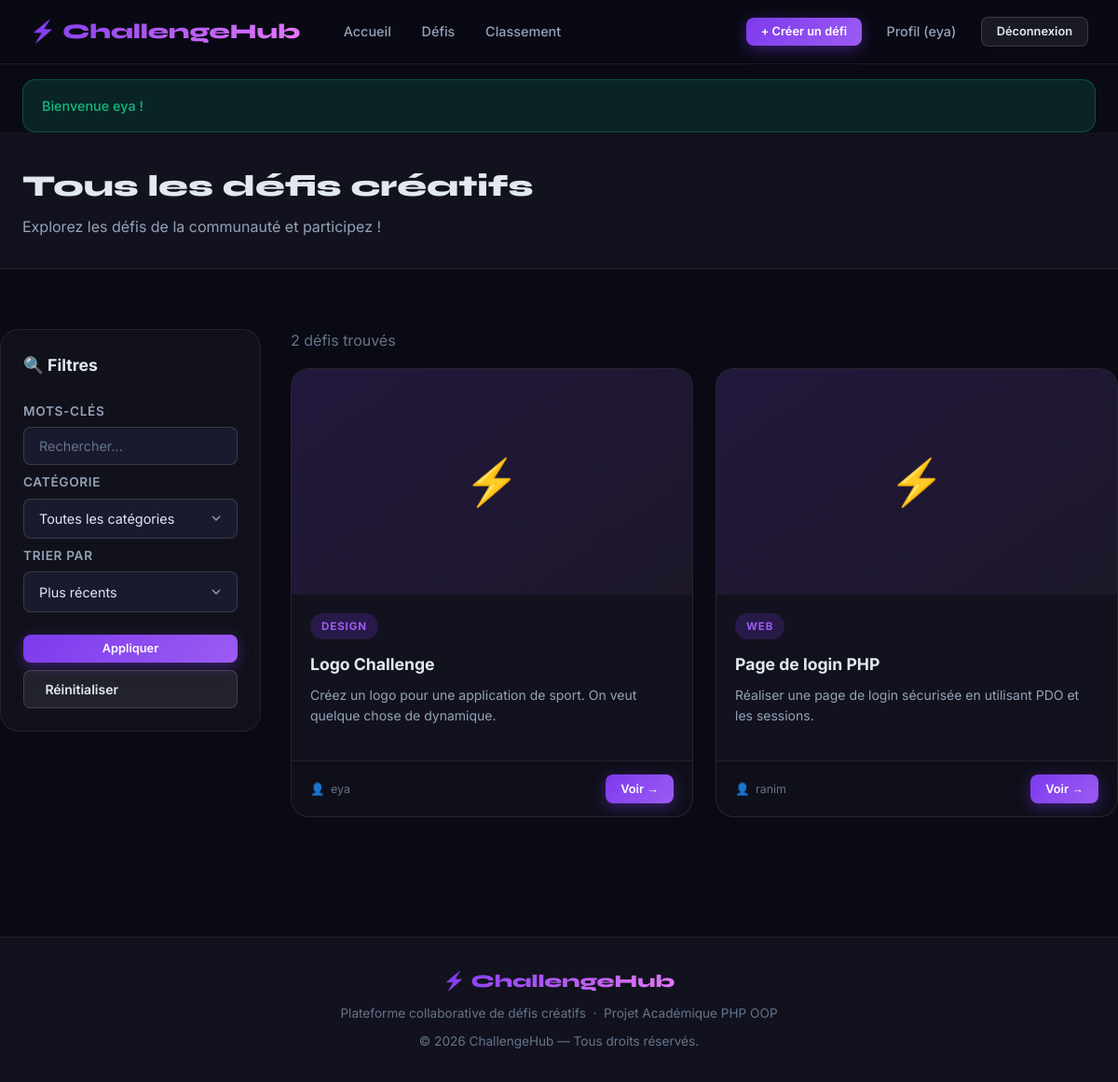
Page /index.php?page=challenges (signed in) on the committed database.
### tables this page shows
CREATE TABLE IF NOT EXISTS `challenges` (
  `id`          INT UNSIGNED     NOT NULL AUTO_INCREMENT,
  `user_id`     INT UNSIGNED     NOT NULL,
  `title`       VARCHAR(150)     NOT NULL,
  `description` TEXT             NOT NULL,
  `category`    VARCHAR(80)      NOT NULL,
  `deadline`    DATE             NOT NULL,
  `image`       VARCHAR(255)         NULL DEFAULT NULL,
  `created_at`  DATETIME         NOT NULL DEFAULT CURRENT_TIMESTAMP,
  PRIMARY KEY (`id`),
  KEY `idx_challenges_user_id`  (`user_id`),
  KEY `idx_challenges_category` (`category`),
  KEY `idx_challenges_created`  (`created_at`),
  CONSTRAINT `fk_challenges_user`
    FOREIGN KEY (`user_id`) REFERENCES `users` (`id`)
    ON DELETE CASCADE ON UPDATE CASCADE
);

CREATE TABLE IF NOT EXISTS `users` (
  `id`         INT UNSIGNED     NOT NULL AUTO_INCREMENT,
  `username`   VARCHAR(50)      NOT NULL,
  `email`      VARCHAR(255)     NOT NULL,
  `password`   VARCHAR(255)     NOT NULL,
  `avatar`     VARCHAR(255)         NULL DEFAULT NULL,
  `bio`        TEXT                 NULL DEFAULT NULL,
  `created_at` DATETIME         NOT NULL DEFAULT CURRENT_TIMESTAMP,
  PRIMARY KEY (`id`),
  UNIQUE KEY `uq_users_email`    (`email`),
  UNIQUE KEY `uq_users_username` (`username`)
);

### app/controllers/ChallengeController.php (called while the page is built, shortened)
<?php
require_once ROOT_PATH . '/app/models/Challenge.php';
class ChallengeController extends Controller {
    private $challengeModel;
    public function __construct() {
        $this->challengeModel = new Challenge();
    }
    public function index() {
        $filters = [
            'keyword'  => $this->sanitize($_GET['keyword'] ?? ''),
            'category' => $this->sanitize($_GET['category'] ?? ''),
            'sort'     => $this->sanitize($_GET['sort'] ?? 'newest')
        ];
        $page = isset($_GET['page']) ? (int)$_GET['page'] : 1;
        if ($page < 1) $page = 1;
        $challenges = $this->challengeModel->getAll($filters, $page);
        $total      = $this->challengeModel->countAll($filters);
        $totalPages = ceil($total / PER_PAGE);
        $categories = $this->challengeModel->getCategories();
        $this->render('challenge/index', [
            'pageTitle'  => 'Tous les défis',
            'challenges' => $challenges,
            'categories' => $categories,
            'filters'    => $filters,
            'page'       => $page,
            'totalPages' => $totalPages
        ]);
    }
}

### config/database.php (called while the page is built, shortened)
<?php
class Database {
    private static $instance = null;
    public static function getInstance() {
        if (self::$instance === null) {
            try {
                $db = new self();
                $dsn = "mysql:host=" . $db->host . ";dbname=" . $db->dbName . ";charset=utf8mb4";
                $options = [
                    PDO::ATTR_ERRMODE            => PDO::ERRMODE_EXCEPTION,
                    PDO::ATTR_DEFAULT_FETCH_MODE => PDO::FETCH_ASSOC,
                    PDO::ATTR_EMULATE_PREPARES   => false,
                ];
                self::$instance = new PDO($dsn, $db->username, $db->password, $options);
            } catch (PDOException $e) {
                die("Erreur de connexion à la base de données : " . $e->getMessage());
            }
        }
        return self::$instance;
    }
}

### app/models/Challenge.php (called while the page is built, shortened)
<?php
require_once __DIR__ . '/Model.php';
class Challenge extends Model {
    public function getAll($filters = [], $page = 1) {
        $where = "1=1";
        $params = [];
        $orderBy = "c.created_at DESC";
        $perPage = PER_PAGE;
        $offset = ($page - 1) * $perPage;
        $sql = "SELECT c.*, u.username, u.avatar,
                       (SELECT COUNT(*) FROM submissions WHERE challenge_id = c.id) AS submissions_count
                FROM challenges c
                JOIN users u ON c.user_id = u.id
                WHERE $where
                ORDER BY $orderBy
                LIMIT $perPage OFFSET $offset";
        return $this->query($sql, $params)->fetchAll();
    }
}

### app/models/Model.php (called while the page is built, shortened)
<?php
abstract class Model {
    protected $db;
    public function __construct() {
        $this->db = Database::getInstance();
    }
    protected function query($sql, $params = []) {
        $stmt = $this->db->prepare($sql);
        $stmt->execute($params);
        return $stmt;
    }
}

### app/views/challenge/index.php (the view, shortened to what this page needs)
<div class="page-header">
  <div class="page-header__inner">
    <h1>Tous les défis créatifs</h1>
    <p>Explorez les défis de la communauté et participez !</p>
  </div>
</div>
<div class="container section">
  <div style="display:grid; grid-template-columns:280px 1fr; gap:2rem; align-items:start;">
    <aside class="glass-panel" style="padding:1.5rem; position:sticky; top:2rem;">
      <h3 style="font-size:1.1rem; font-weight:700; margin-bottom:1.5rem;">🔍 Filtres</h3>
      <form action="index.php" method="GET" class="flex flex-col gap-1">
        <div class="form-group">
          <label class="form-label" for="keyword">Mots-clés</label>
          <input type="text" id="keyword" name="keyword" class="form-control form-control--sm"
                 placeholder="Rechercher..." value="<?= htmlspecialchars($filters['keyword'] ?? '') ?>">
        </div>
        <div class="form-group">
          <label class="form-label" for="category">Catégorie</label>
          <select id="category" name="category" class="form-control form-control--sm">
            <option value="">Toutes les catégories</option>
          </select>
        </div>
        <div class="form-group">
          <label class="form-label" for="sort">Trier par</label>
          <select id="sort" name="sort" class="form-control form-control--sm">
            <option value="newest" <?= ($filters['sort'] ?? 'newest') === 'newest' ? 'selected' : '' ?>>Plus récents</option>
          </select>
        </div>
        <button type="submit" class="btn btn-primary btn-sm" style="margin-top:1rem; width:100%; justify-content:center;">Appliquer</button>
        <a href="index.php?page=challenges" class="btn btn-ghost btn-xs text-center">Réinitialiser</a>
      </form>
    </aside>
    <div>
      <div class="flex justify-between items-center mb-2">
        <p class="text-dim"><?= count($challenges) ?> défis trouvés</p>
      </div>
      <?php if (empty($challenges)): ?>
        <div class="card" style="text-align:center; padding:4rem;">
          <div style="font-size:3.5rem;">🔎</div>
          <h2 style="font-size:1.3rem; margin-top:1rem;">Aucun défi ne correspond à votre recherche.</h2>
          <a href="index.php?page=challenges" class="btn btn-primary" style="margin-top:1.5rem;">Voir tous les défis</a>
        </div>
      <?php else: ?>
        <div class="grid grid-2 gap-md">
          <?php foreach ($challenges as $ch): ?>
          <article class="card fade-in">
            <?php if (!empty($ch['image'])): ?>
              <img src="public/images/uploads/<?= htmlspecialchars($ch['image']) ?>" alt="Challenge" class="card__media">
            <?php else: ?>
              <div class="card__media-placeholder">⚡</div>
            <?php endif; ?>
            <div class="card__body">
              <span class="card__category"><?= htmlspecialchars($ch['category']) ?></span>
              <h3 class="card__title">
                <a href="index.php?page=challenge-show&id=<?= $ch['id'] ?>"><?= htmlspecialchars($ch['title']) ?></a>
              </h3>
              <p class="card__desc"><?= htmlspecialchars($ch['description']) ?></p>
            </div>
            <div class="card__footer">
              <div class="card__meta">
                👤 <span><?= htmlspecialchars($ch['username']) ?></span>
              </div>
              <a href="index.php?page=challenge-show&id=<?= $ch['id'] ?>" class="btn btn-primary btn-sm">Voir →</a>
            </div>
          </article>
          <?php endforeach; ?>
        </div>
      <?php endif; ?>
    </div>
  </div>
</div>

### rows in the picture
challenges: category "DESIGN", title "Logo Challenge", description "Créez un logo pour une application de sport. On veut quelque chose de dynamique.", user.username "eya"
challenges: category "WEB", title "Page de login PHP", description "Réaliser une page de login sécurisée en utilisant PDO et les sessions.", user.username "ranim"

### other values in the picture
$_SESSION['username'] "eya"
$_SESSION['flash']['message'] "Bienvenue eya !"
count($challenges) "2"
